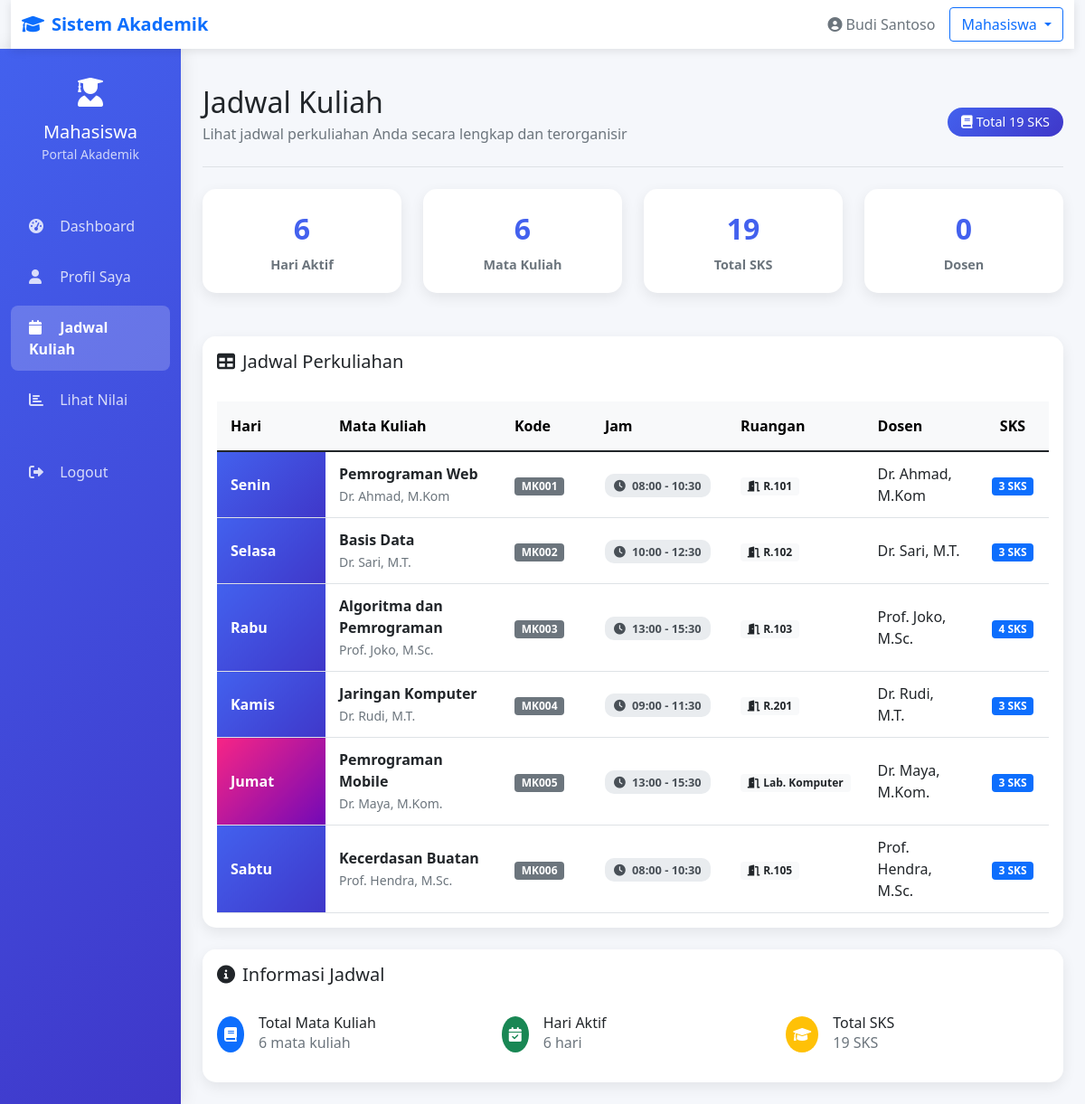
The app's page /mahasiswa/jadwal.php (signed in), older data.
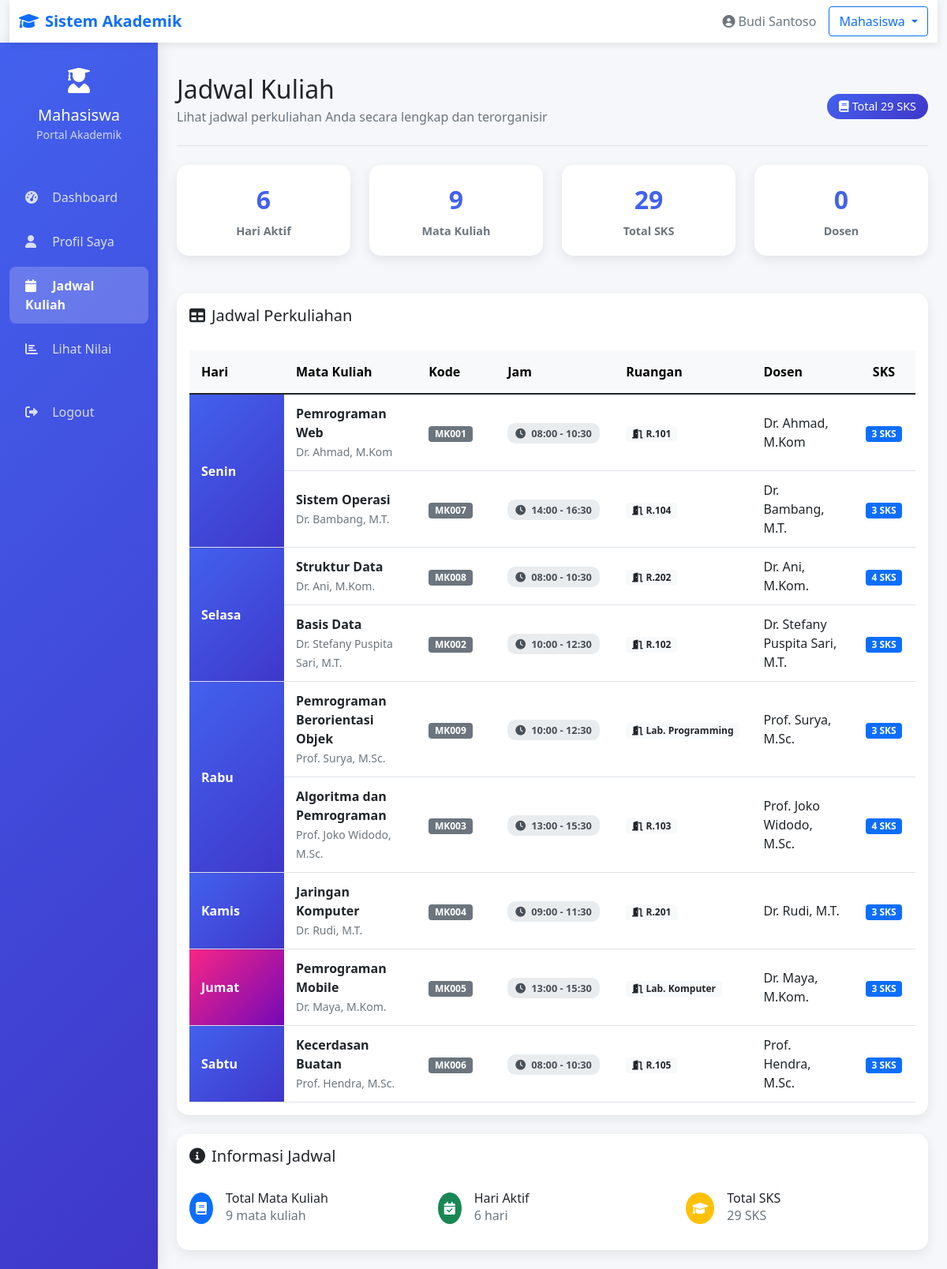
The same page, newer data.
### tables this page shows
CREATE TABLE `jadwal_kuliah` (
  `id` int(11) NOT NULL,
  `mata_kuliah_id` int(11) NOT NULL,
  `hari` enum('Senin','Selasa','Rabu','Kamis','Jumat','Sabtu') NOT NULL,
  `jam_mulai` time NOT NULL,
  `jam_selesai` time NOT NULL,
  `ruangan` varchar(20) NOT NULL
);

CREATE TABLE `mata_kuliah` (
  `id` int(11) NOT NULL,
  `kode_mk` varchar(10) NOT NULL,
  `nama_mk` varchar(100) NOT NULL,
  `sks` int(11) NOT NULL,
  `semester` int(11) NOT NULL,
  `dosen_pengampu` varchar(100) NOT NULL
);

### mahasiswa/jadwal.php (the view, shortened to what the rows shown need)
<?php
$database = new Database();
$db = $database->getConnection();
$query = "SELECT jk.*, mk.kode_mk, mk.nama_mk, mk.sks, mk.dosen_pengampu
          FROM jadwal_kuliah jk
          JOIN mata_kuliah mk ON jk.mata_kuliah_id = mk.id
          ORDER BY
            FIELD(jk.hari, 'Senin', 'Selasa', 'Rabu', 'Kamis', 'Jumat', 'Sabtu'),
            jk.jam_mulai";
$stmt = $db->prepare($query);
$stmt->execute();
$jadwal_by_hari = [];
while ($row = $stmt->fetch(PDO::FETCH_ASSOC)) {
    $jadwal_by_hari[$row['hari']][] = $row;
}
$hari_order = ['Senin', 'Selasa', 'Rabu', 'Kamis', 'Jumat', 'Sabtu'];
?>
<!DOCTYPE html>
<html lang="id">
<head>
    <link href="https://cdn.jsdelivr.net/npm/bootstrap@5.1.3/dist/css/bootstrap.min.css" rel="stylesheet">
    <link href="https://cdnjs.cloudflare.com/ajax/libs/font-awesome/6.0.0/css/all.min.css" rel="stylesheet">
</head>
<body>
    <div class="container-fluid">
        <div class="row">
            <main class="col-md-9 ms-sm-auto col-lg-10 px-md-4 py-4">
                <div class="d-flex justify-content-between flex-wrap flex-md-nowrap align-items-center pt-3 pb-2 mb-4 border-bottom">
                    <div>
                        <h1 class="h2 mb-1">Jadwal Kuliah</h1>
                    </div>
                </div>
                            <div class="stat-number"><?php echo count(array_unique(array_column($stmt->fetchAll(PDO::FETCH_ASSOC), 'dosen_pengampu'))); ?></div>
                <div class="d-none d-md-block">
                    <div class="table-card mb-4">
                        <div class="card-body">
                            <?php if (empty($jadwal_by_hari)): ?>
                                <div class="text-center py-5">
                                    <i class="fas fa-calendar-times fa-3x text-muted mb-3"></i>
                                    <h4 class="text-muted">Belum ada jadwal kuliah</h4>
                                    <p class="text-muted">Jadwal perkuliahan akan tersedia setelah proses KRS selesai.</p>
                                </div>
                            <?php else: ?>
                                <div class="table-responsive">
                                    <table class="table table-hover">
                                        <thead class="table-light">
                                            <tr>
                                                <th width="120">Hari</th>
                                                <th>Mata Kuliah</th>
                                                <th width="100">Kode</th>
                                                <th width="150">Jam</th>
                                                <th width="120">Ruangan</th>
                                                <th>Dosen</th>
                                                <th width="80" class="text-center">SKS</th>
                                            </tr>
                                        </thead>
                                        <tbody>
                                            <?php foreach ($hari_order as $hari): ?>
                                                <?php if (isset($jadwal_by_hari[$hari])): ?>
                                                    <?php foreach ($jadwal_by_hari[$hari] as $index => $jadwal): ?>
                                                        <tr>
                                                            <?php if ($index === 0): ?>
                                                                <td class="hari-header align-middle" rowspan="<?php echo count($jadwal_by_hari[$hari]); ?>">
                                                                    <strong><?php echo $hari; ?></strong>
                                                                </td>
                                                            <?php endif; ?>
                                                            <td>
                                                                <div class="fw-bold"><?php echo htmlspecialchars($jadwal['nama_mk']); ?></div>
                                                                <small class="text-muted"><?php echo htmlspecialchars($jadwal['dosen_pengampu']); ?></small>
                                                            </td>
                                                            <td>
                                                                <span class="badge bg-secondary"><?php echo htmlspecialchars($jadwal['kode_mk']); ?></span>
                                                            </td>
                                                            <td>
                                                                <span class="time-badge">
                                                                    <i class="fas fa-clock me-1"></i>
                                                                    <?php
                                                                    echo date('H:i', strtotime($jadwal['jam_mulai'])) . ' - ' .
                                                                         date('H:i', strtotime($jadwal['jam_selesai']));
                                                                    ?>
                                                                </span>
                                                            </td>
                                                            <td>
                                                                <span class="badge bg-light text-dark">
                                                                    <i class="fas fa-door-open me-1"></i><?php echo htmlspecialchars($jadwal['ruangan']); ?>
                                                                </span>
                                                            </td>
                                                            <td><?php echo htmlspecialchars($jadwal['dosen_pengampu']); ?></td>
                                                            <td class="text-center">
                                                                <span class="badge bg-primary"><?php echo $jadwal['sks']; ?> SKS</span>
                                                            </td>
                                                        </tr>
                                                    <?php endforeach; ?>
                                                <?php endif; ?>
                                            <?php endforeach; ?>
                                        </tbody>
                                    </table>
                                </div>
                            <?php endif; ?>
                        </div>
                    </div>
                </div>
            </main>
        </div>
    </div>
</body>
</html>

Row changes from the older to the newer data that the page shows:
added jadwal_kuliah: mata_kuliah.nama_mk "Sistem Operasi", mata_kuliah.dosen_pengampu "Dr. Bambang, M.T.", mata_kuliah.kode_mk "MK007", jam_mulai "14:00", jam_selesai "16:30", ruangan "R.104", mata_kuliah.sks "3"
added jadwal_kuliah: hari "Selasa", mata_kuliah.nama_mk "Struktur Data", mata_kuliah.dosen_pengampu "Dr. Ani, M.Kom.", mata_kuliah.kode_mk "MK008", jam_mulai "08:00", jam_selesai "10:30", ruangan "R.202", mata_kuliah.sks "4"
changed through a linked row, jadwal_kuliah "Basis Data": mata_kuliah.dosen_pengampu "Dr. Sari, M.T." → "Dr. Stefany Puspita Sari, M.T."
added jadwal_kuliah: hari "Rabu", mata_kuliah.nama_mk "Pemrograman Berorientasi Objek", mata_kuliah.dosen_pengampu "Prof. Surya, M.Sc.", mata_kuliah.kode_mk "MK009", jam_mulai "10:00", jam_selesai "12:30", ruangan "Lab. Programming", mata_kuliah.sks "3"
changed through a linked row, jadwal_kuliah "Algoritma dan Pemrograman": mata_kuliah.dosen_pengampu "Prof. Joko, M.Sc." → "Prof. Joko Widodo, M.Sc."
Text that changed along with them:
$total_sks: "19" → "29"
$stmt->rowCount(): "6" → "9"
list line gone: "Selasa"
list line gone: "Rabu"
